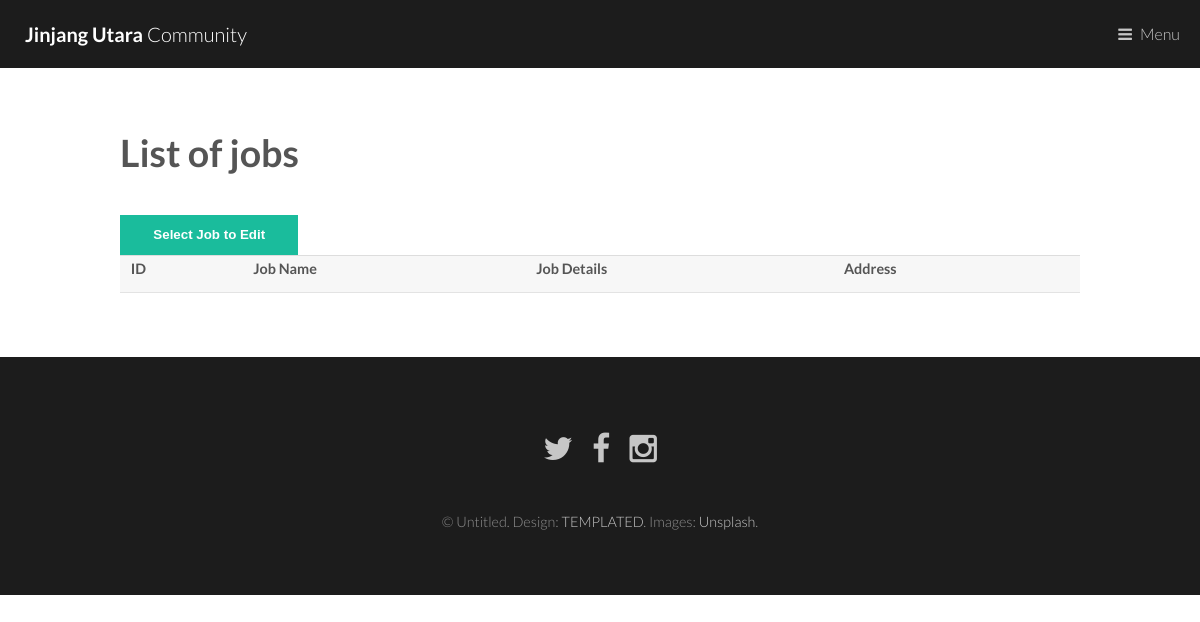
The app's page /editUserJobs.php (signed in), older data.
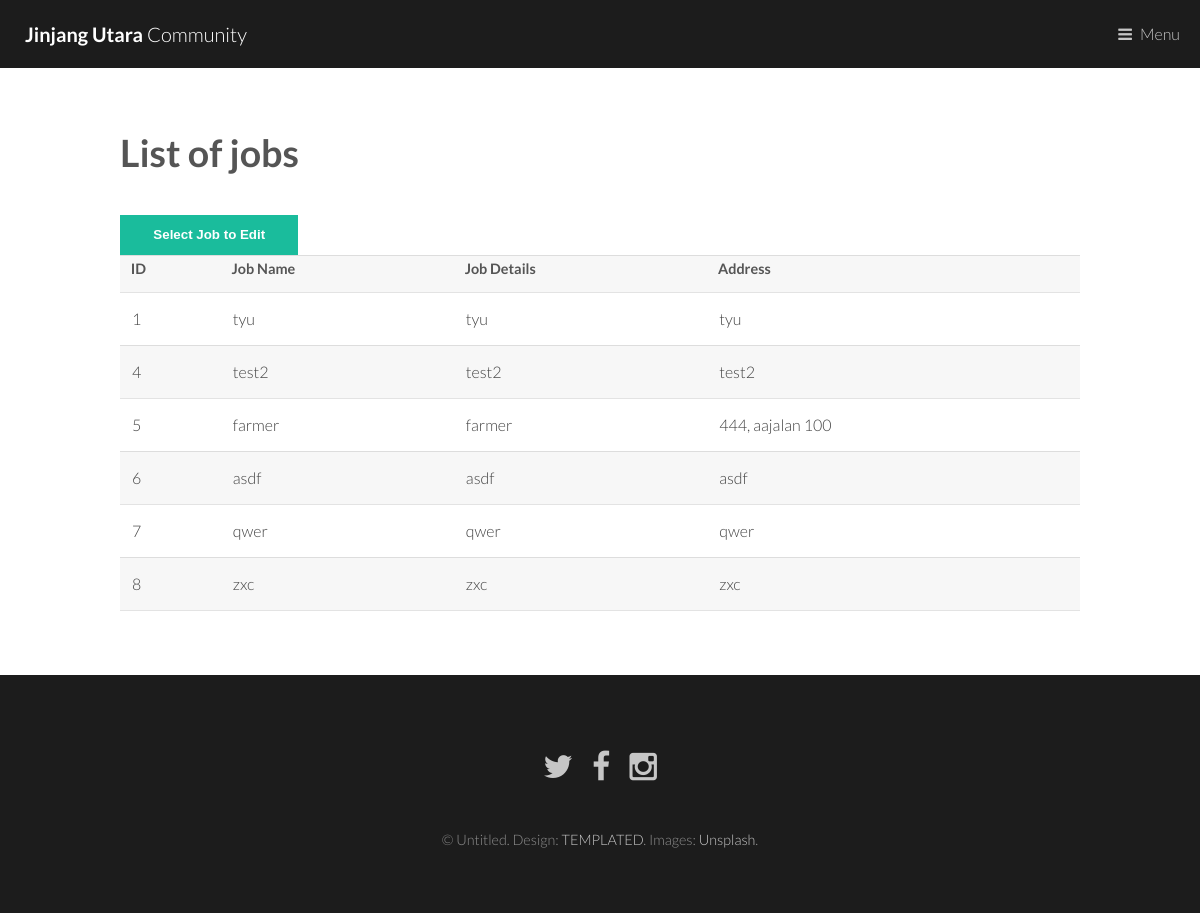
The same page, newer data.
### tables this page shows
CREATE TABLE `jobs` (
  `jobID` int(11) NOT NULL,
  `jobName` varchar(255) NOT NULL,
  `jobDetails` varchar(255) NOT NULL,
  `address` varchar(255) NOT NULL,
  `salary` varchar(255) NOT NULL,
  `jobStatus` tinyint(1) NOT NULL,
  `jobClientName` varchar(255) NOT NULL,
  `jobClientID` int(11) NOT NULL
);

### php/listUserJobF.php (the view, shortened to what this page needs)
<?php
include 'DBConfig.php';
$jobClientID = $_SESSION['SESS_USER'];
$result = mysqli_query($conn,"SELECT * FROM jobs WHERE  jobClientID = '$jobClientID'");
echo "<table border='1'>
<tr>
<th>ID</th>
<th>Job Name</th>
<th>Job Details</th>
<th>Address</th>
</tr>";
while($row = mysqli_fetch_array($result))
{
echo "<tr>";
echo "<td>" . $row['jobID'] . "</td>";
echo "<td>" . $row['jobName'] . "</td>";
echo "<td>" . $row['jobDetails'] . "</td>";
echo "<td>" . $row['address'] . "</td>";
echo "</tr>";
}
echo "</table>";
?>

### editUserJobs.php (shortened to what this page needs)
<!DOCTYPE html>
<html>
<head>
	<link rel="stylesheet" href="assets/css/main.css" />
</head>
<body>
	<header id="header">
		<a href="index.php" class="logo"><strong>Jinjang Utara</strong> Community</a>
		<nav>
			<a href="#menu">Menu</a>
		</nav>
	</header>
	<section id="main">
		<div class="inner">
			<header>
				<h1>List of jobs</h1>
			</header>
			<button id="myBtn">Select Job to Edit</button>
			<?php include 'php/listUserJobF.php';?>
		</div>
	</section>
	<footer id="footer">
		<ul class="icons">
			<li><a href="#" class="icon fa-twitter"><span class="label">Twitter</span></a></li>
			<li><a href="#" class="icon fa-facebook"><span class="label">Facebook</span></a></li>
			<li><a href="#" class="icon fa-instagram"><span class="label">Instagram</span></a></li>
		</ul>
		<div class="copyright">
			&copy; Untitled. Design: <a href="https://templated.co">TEMPLATED</a>. Images: <a href="https://unsplash.com">Unsplash</a>.
		</div>
	</footer>
</body>
</html>

Row changes from the older to the newer data that the page shows:
now on this page (row edited): jobs: jobID "1", jobName "tyu", jobDetails "tyu", address "tyu"
now on this page (row edited): jobs: jobID "4", jobName "test2", jobDetails "test2", address "test2"
added jobs: jobID "5", jobName "farmer", jobDetails "farmer", address "444, aajalan 100"
added jobs: jobID "6", jobName "asdf", jobDetails "asdf", address "asdf"
added jobs: jobID "7", jobName "qwer", jobDetails "qwer", address "qwer"
added jobs: jobID "8", jobName "zxc", jobDetails "zxc", address "zxc"
